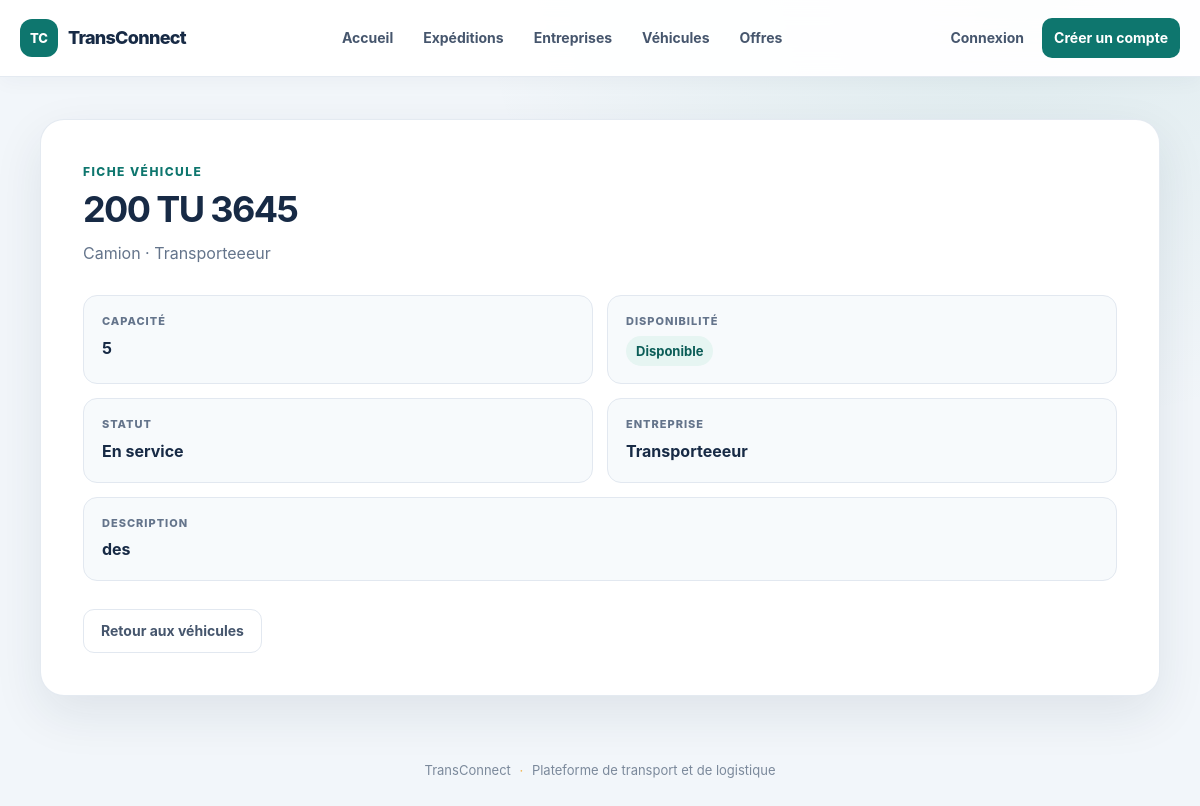
Screenshot of /vehicule/1/ with the database file from the repository.
### VehiculeApp/models.py (models this page shows, shortened)
class Vehicule(models.Model):
    immatriculation = models.CharField(max_length=20, unique=True)
    type_vehicule = models.CharField(max_length=50, choices=[('camion', 'Camion'), ('voiture', 'Voiture'), ('moto', 'Moto')])
    capacite = models.PositiveIntegerField(validators=[MinValueValidator(1, "La capacité doit être supérieure à 0")])
    disponibilite = models.BooleanField(default=True)
    description = models.TextField(blank=True, null=True)
    status = models.CharField(max_length=20, choices=[('en_service', 'En service'), ('hors_service', 'Hors service')], default='en_service')
    created_at = models.DateTimeField(auto_now_add=True)
    updated_at = models.DateTimeField(auto_now=True)
    Entreprise = models.ForeignKey(
        Entreprise, on_delete=models.CASCADE,
        related_name='entreprises_vehicules',
        )

### EntrepriseApp/models.py (models this page shows)
class Entreprise(models.Model):
    raison_sociale = models.CharField(max_length=200, blank=False, null=False)
    matricule_fiscale = models.CharField(max_length=17, unique=True, blank=False, null=False)
    adresse = models.TextField()
    MinLengthValidator(20,"l'adresse doit contenir au moins 20 caractères")
    MaxLengthValidator(400,"l'adresse doit contenir au maximum 200 caractères")
    type_entreprise = models.CharField(max_length=100,
    choices=[
        ('C', 'Chargeur'),
        ('T', 'Transporteur'),
    ])
    creation_date = models.DateTimeField(auto_now_add=True)
    update_date = models.DateTimeField(auto_now=True)
    gerant = models.OneToOneField(utilisateur, on_delete=models.CASCADE,
    related_name='entreprise')
    def __str__(self):
        return self.raison_sociale

### VehiculeApp/views.py (the view)
# urls.py: path('<int:pk>/', DetailVehicule.as_view(), name='vehicule-detail'),
class DetailVehicule(DetailView):
    model = Vehicule
    template_name = 'Vehicule/details.html'
    context_object_name = 'vehicule'

### EntrepriseApp/templates/Vehicule/details.html (shortened to what this page needs)
{% extends "base.html" %}
{% block content %}
<section class="page-card">
    <header class="page-heading">
        <div>
            <p class="eyebrow">Fiche véhicule</p>
            <h1>{{ vehicule.immatriculation }}</h1>
            <p class="page-intro">{{ vehicule.get_type_vehicule_display }} · {{ vehicule.Entreprise }}</p>
        </div>
    </header>
    <dl class="detail-grid">
        <div class="detail-item">
            <dt class="detail-label">Capacité</dt>
            <dd class="detail-value">{{ vehicule.capacite }}</dd>
        </div>
        <div class="detail-item">
            <dt class="detail-label">Disponibilité</dt>
            <dd class="detail-value">
                <span class="status-pill">{% if vehicule.disponibilite %}Disponible{% else %}Indisponible{% endif %}</span>
            </dd>
        </div>
        <div class="detail-item">
            <dt class="detail-label">Statut</dt>
            <dd class="detail-value">{{ vehicule.get_status_display }}</dd>
        </div>
        <div class="detail-item">
            <dt class="detail-label">Entreprise</dt>
            <dd class="detail-value">{{ vehicule.Entreprise }}</dd>
        </div>
        <div class="detail-item detail-item--wide">
            <dt class="detail-label">Description</dt>
            <dd class="detail-value">{{ vehicule.description|default:"Aucune description" }}</dd>
        </div>
    </dl>
    <a class="button-secondary" href="{% url 'vehicule-list' %}">Retour aux véhicules</a>
</section>
{% endblock %}

### EntrepriseApp/static/EntrepriseApp/css/site.css (style rules this page uses)
:root { color-scheme: light; --ink: #172a45; --muted: #64748b; --brand: #0e766e; --brand-dark: #0b5d57; --brand-soft: #e6f5f2; --accent: #f0b44d; --surface: #ffffff; --surface-soft: #f7fafc; --line: #e2e8f0; --danger: #b42332; --shadow: 0 18px 50px rgba(23, 42, 69, 0.09); }
* { box-sizing: border-box; }
body.app-body { min-width: 320px; min-height: 100vh; margin: 0; background: radial-gradient(ellipse at 85% 0, rgba(14, 118, 110, 0.09), transparent 34rem), #f2f6fa; color: var(--ink); font-family: Inter, "Segoe UI", Arial, sans-serif; line-height: 1.6; }
.page-card { padding: clamp(24px, 4vw, 42px); border: 1px solid rgba(226, 232, 240, 0.9); border-radius: 24px; background: var(--surface); box-shadow: var(--shadow); }
.page-heading { display: flex; align-items: flex-end; justify-content: space-between; gap: 24px; margin-bottom: 28px; }
.eyebrow { margin: 0 0 7px; color: var(--brand); font-size: 12px; font-weight: 800; letter-spacing: 0.12em; text-transform: uppercase; }
h1, h2, h3 { color: var(--ink); line-height: 1.2; }
h1 { margin: 0; font-size: clamp(27px, 4vw, 36px); letter-spacing: -0.045em; }
.page-intro { max-width: 640px; margin: 10px 0 0; color: var(--muted); }
.button, .button-secondary, .button-danger { display: inline-flex; min-height: 44px; align-items: center; justify-content: center; gap: 8px; padding: 10px 17px; border: 1px solid transparent; border-radius: 11px; font: inherit; font-size: 14px; font-weight: 750; text-align: center; text-decoration: none; cursor: pointer; transition: background 0.18s ease, border-color 0.18s ease, transform 0.18s ease; }
.button-secondary { border-color: var(--line); background: #fff; color: #46566d; }
.detail-grid { display: grid; grid-template-columns: repeat(2, minmax(0, 1fr)); gap: 14px; margin: 28px 0; }
.detail-item { min-width: 0; padding: 17px 18px; border: 1px solid var(--line); border-radius: 14px; background: var(--surface-soft); }
.detail-item--wide { grid-column: 1 / -1; }
.detail-label { display: block; margin-bottom: 5px; color: var(--muted); font-size: 11px; font-weight: 800; letter-spacing: 0.09em; text-transform: uppercase; }
.detail-value { margin: 0; overflow-wrap: anywhere; font-weight: 650; }
.status-pill { display: inline-flex; align-items: center; padding: 5px 10px; border-radius: 999px; background: var(--brand-soft); color: var(--brand-dark); font-size: 13px; font-weight: 750; }

### rows the page displays
Vehicule: immatriculation "200 TU 3645", type_vehicule "Camion", Entreprise "Transporteeeur", capacite "5", status "En service", description "des"
